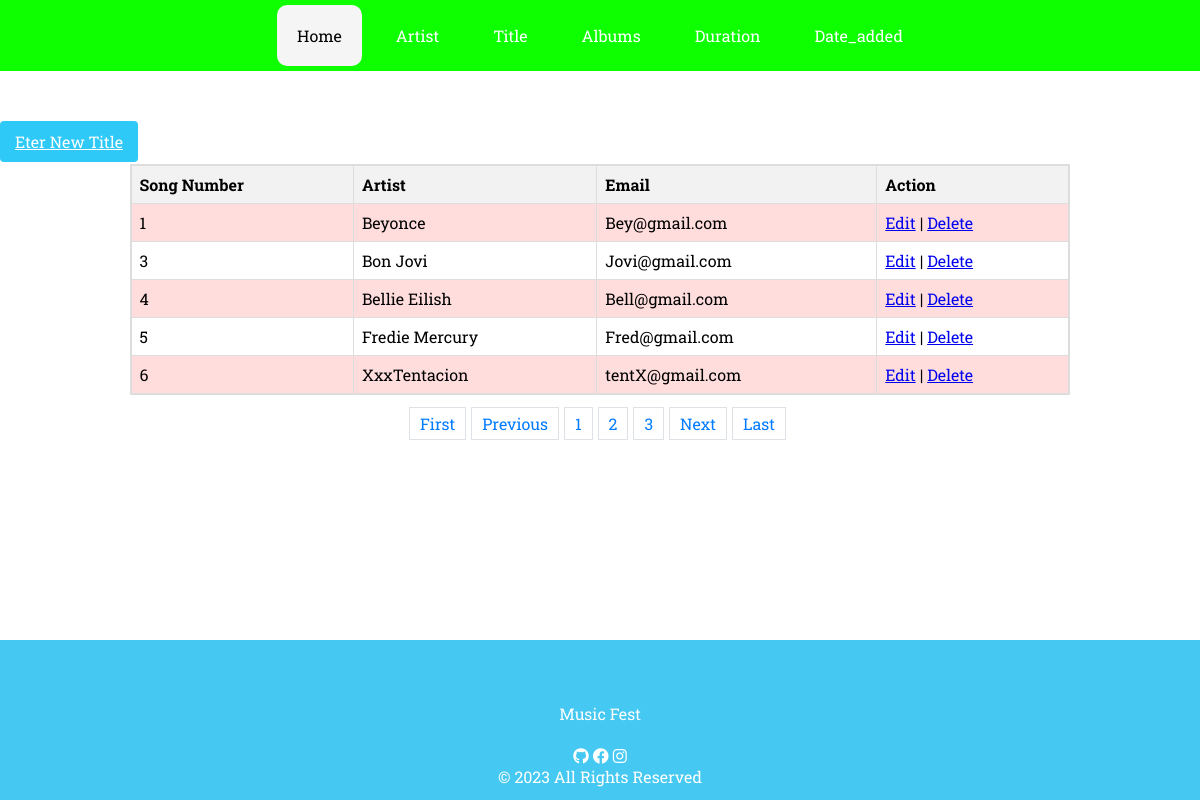
Page /titles/ on the committed database.
### record/models.py (models this page shows, shortened)
class BaseModel(models.Model):
    created_at = models.DateTimeField(auto_now=True, db_index=True)
    updated_at = models.DateTimeField(auto_now=True)
    class Meta:
        abstract = True

class title(BaseModel):
    song_number = models.AutoField(primary_key=True)
    Artist = models.CharField(max_length=255)
    Email = models.EmailField()

### record/views.py (the view)
# urls.py: path('titles/', titleListView.as_view(), name='title-list'),
class titleListView(ListView):
    model = title
    template_name = 'title_list.html'
    context_object_name = 'titles'
    paginate_by = 5
    def get_queryset(self):
        return title.objects.all()

### record/templates/title_list.html (shortened to what this page needs)
{% extends 'base.html' %}
{% load static %}
{% block content %}
<a href="{% url 'title-add' %}" class="custom-btn btn btn-primary">Eter New Title</a><br>
<section class="trainers-container">
    <table class="styled-table">
      <tbody>
        <tr>
          <th>Song Number</th>
          <th>Artist</th>
          <th>Email</th>
          <th>Action</th>
        </tr>
        {% for title in object_list %}
        <tr>
          <td>{{ title.song_number }}</td>
          <td>{{ title.Artist}}</td>
          <td>{{ title.Email }}</td>
          <td>
            <a href="{% url 'title-update' title.song_number%}">Edit</a> |
            <a href="{% url 'title-delete' title.song_number%}">Delete</a>
          </td>
        </tr>
        {% empty %}
                <tr>
                <td colspan="4" style="text-align: center;">
                    <p>No Records Found</p>
                </td>
                </tr>
        {% endfor %}
      </tbody>
    </table>
</section>
<div>
    {% include 'includes/pagination.html' %}
</div>
{% endblock %}

### record/static/css/style.css (style rules this page uses)
* { margin: 0; padding: 0; font-family: 'Roboto Slab'; }
body { background-image: url('../images/music1.jpg'); background-size: cover; background-position: center; background-attachment: fixed; height: 100%; margin: 0; padding: 0; }
.custom-btn.btn.btn-primary { background-color: #2fc9f8; color: white; padding: 10px 15px; border-radius: 4px; cursor: pointer; }
.trainers-container { min-height: auto; border-collapse: collapse; margin: 1%; display: flex; justify-content: center; }
.trainers-container table { border-collapse: collapse; background-color: white; border: 2px solid #dddddd; }
.trainers-container th, .trainers-container td { border: 1px solid #dddddd; text-align: left; padding: 8px; }
.trainers-container th { background-color: white; }
.styled-table { width: 80%; border-collapse: collapse; border: 1px solid #ddd; }
.styled-table th { background-color: #f2f2f2; padding: 8px; text-align: left; border: 1px solid #ddd; }
.styled-table td { padding: 8px; text-align: left; border: 1px solid #ddd; }
.styled-table tbody tr:nth-child(even) { background-color: #ffdddd; }
.styled-table tbody tr:nth-child(odd) { background-color: #ffffff; }

### rows in the picture
title: song_number "1", Artist "Beyonce", Email "Bey@gmail.com"
title: song_number "3", Artist "Bon Jovi", Email "Jovi@gmail.com"
title: song_number "4", Artist "Bellie Eilish", Email "Bell@gmail.com"
title: song_number "5", Artist "Fredie Mercury", Email "Fred@gmail.com"
title: song_number "6", Artist "XxxTentacion", Email "tentX@gmail.com"

### other values in the picture
{{ page_num }} "1"
{{ page_num }} "2" "3"
